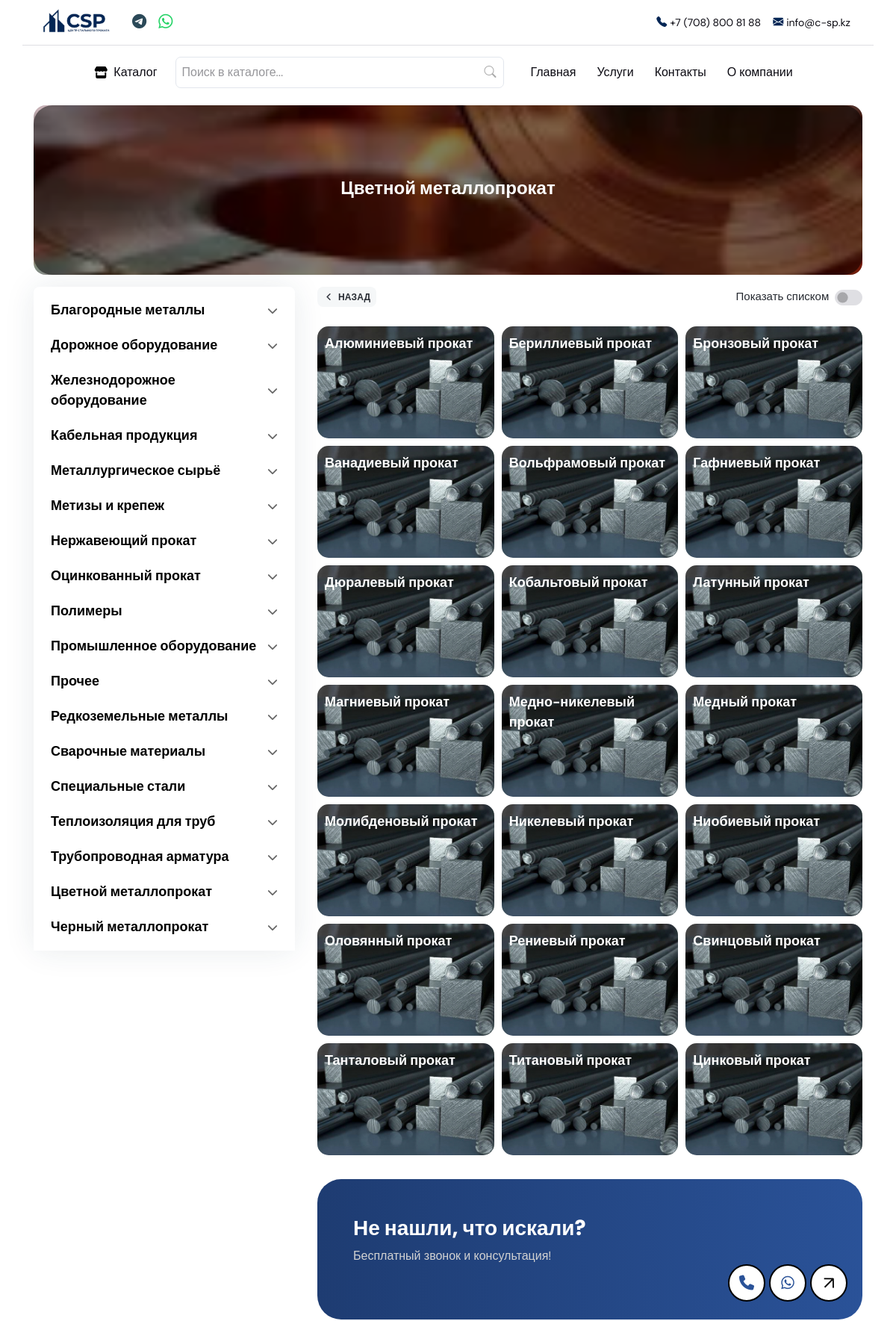
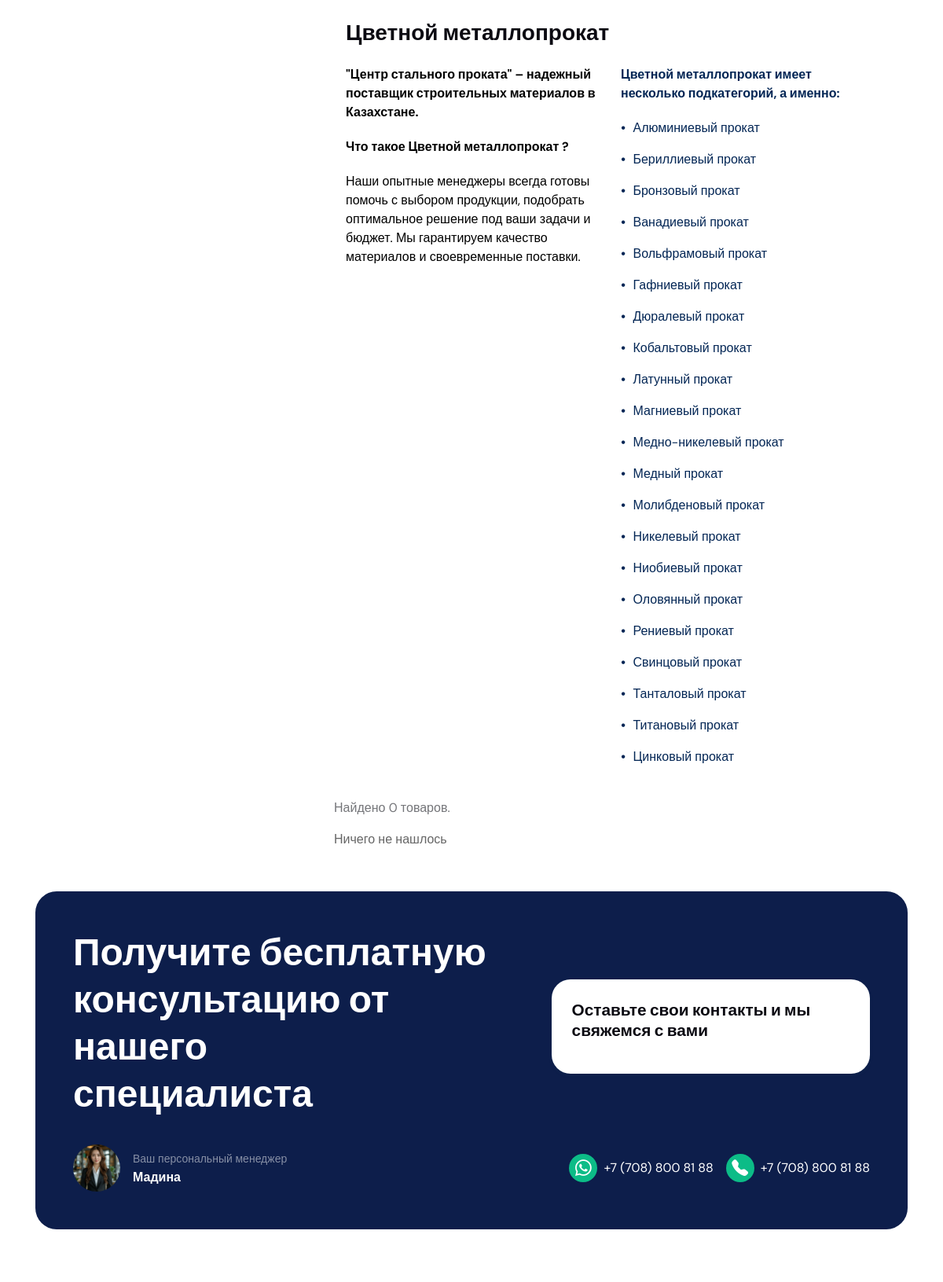
Screenshot of /category/cvetnoj-metalloprokat/ (upper part) with the database file from the repository (2 pictures, top to bottom).
### main/models.py (models this page shows, shortened)
class Category(models.Model):
    name = models.CharField(max_length=255, verbose_name="Название категории", db_index=True)
    image = models.ImageField(max_length=255, blank=True, null=True, verbose_name="Картинка категории")
    slug = models.SlugField(unique=True, verbose_name="Слаг", max_length=255)
    about = models.TextField(max_length=555, blank=True, null=True)
    price_list = models.FileField(blank=True, null=True)
    parent = models.ForeignKey(
        'self',
        on_delete=models.CASCADE,
        null=True,
        blank=True,
        related_name='children',
        verbose_name="Родительская категория"
    )
    class Meta:
        verbose_name = "Категория"
        verbose_name_plural = "Категории"
        ordering = ['name']
    def get_absolute_url(self):
        return reverse('website:category_detail', kwargs={'slug': self.slug})

### main/views.py (the view)
# urls.py: path('category/<slug:slug>/', CategoryDetailView.as_view(), name='category_detail'),
class CategoryDetailView(DetailView):
    model = Category
    template_name = 'category/category_detail.html'
    context_object_name = 'category'
    @method_decorator(cache_page(60 * 15))  # Кэшируем страницу на 15 минут
    def dispatch(self, *args, **kwargs):
        return super().dispatch(*args, **kwargs)
    def get_queryset(self):
        return Category.objects.prefetch_related(
            'children',
            'products'  # Используем prefetch_related для множественных связей
        ).select_related('parent').order_by('id')
    def get(self, request, *args, **kwargs):
        self.object = self.get_object()
        if not self.object.children.exists():
            return redirect('website:product_list', slug=self.object.slug)
        return super().get(request, *args, **kwargs)
    def get_context_data(self, **kwargs):
        context = super().get_context_data(**kwargs)
        category = self.object
        subcategories = category.children.all()
        all_categories = Category.objects.only('id', 'parent_id')
        children_map = defaultdict(list)
        for cat in all_categories:
            children_map[cat.parent_id].append(cat.id)
        category_ids = set()
        stack = [category.id]
        while stack:
            current_id = stack.pop()
            category_ids.add(current_id)
            stack.extend(children_map.get(current_id, []))
        cache_key = f'category_{category.id}_products'
        products = cache.get(cache_key)
        if not products:
            products = Product.objects.filter(category_id__in=category_ids).select_related('category').distinct()
            products = products.order_by('?')  # Сортируем случайным образом
            cache.set(cache_key, products, timeout=60 * 15)
        paginator = Paginator(products, 15)
        page_number = self.request.GET.get('page')
        page_obj = paginator.get_page(page_number)
        total_products = page_obj.paginator.count
        top_categories = Category.objects.filter(parent__isnull=True).only('id', 'name')
        context.update({
            'page_obj': page_obj,
            'categories': top_categories,
            'total_products': total_products,
            'subcategories': subcategories,
        })
        return context

### templates/category/category_detail.html (shortened to what this page needs)
{% extends 'base.html' %}
{% load static %}
{% block content %}
<section class="pt-0 pb-3 mt-2">
	<div class="container">
		<div class="rounded-3 p-3 p-sm-5 position-relative text-white"
     style="background-image: url('{% if category.image %}{{ category.image.url }}{% else %}{% static 'images/tech/banner4.jpg' %}{% endif %}');
            background-position: center center;
            background-repeat: no-repeat;
            background-size: cover;">
    <div class="position-absolute top-0 start-0 w-100 h-100"
         style="background-color: rgba(0, 0, 0, 0.5); border-radius: 25px;"></div>
    <div class="position-relative">
        <div class="row my-2 my-xl-5">
            <div class="col-md-8 mx-auto">
                <h1 class="text-center text-white">{{ category.name }}</h1>
            </div>
        </div>
    </div>
  </div>
	</div>
</section>
<section class="pt-0">
	<div class="container">
		<div class="row">
			<aside class="col-xl-4 col-xxl-3">
				<div class="offcanvas-xl offcanvas-end" tabindex="-1" id="offcanvasSidebar" aria-labelledby="offcanvasSidebarLabel">
					<div class="offcanvas-body flex-column p-3 p-xl-0">
						<form class="rounded-3 shadow">
							<div class="card card-body rounded-0 rounded-top p-2">
                                <ul class="category-list">
                                    {% for category in categories %}
                                        <li style="color: #262a31;" onclick="toggleSub(this)">
                                            <a style="color: black;" href="{{ category.get_absolute_url }}">{{ category.name }}</a>
                                            <i class="fa-solid fa-chevron-down"></i>
                                        </li>
                                    {% endfor %}
                                </ul>
							</div>
						</form>
					</div>
				</div>
			</aside>
			<div class="col-xl-8 col-xxl-9">
        <div class="container">
          <div class="row align-items-center mb-4">
            <div class="col-auto">
              <a class="link-back" href="{% if category.parent %}{{ category.parent.get_absolute_url }}{% else %}{% url 'website:category' %}{% endif %}">Назад</a>
            </div>
            <div class="col-auto ms-auto">
              <div class="d-flex align-items-center">
                <label class="form-check-label me-2" style="color: #262a31; font-size: 15px;" for="activitySwitch">Показать списком</label>
                <div class="form-check form-switch">
                  <input class="form-check-input" type="checkbox" id="activitySwitch">
                </div>
              </div>
            </div>
          </div>
        </div>
				<div class="vstack gap-4" id="view-toggle">
          <div class="grid" id="product-grid" style="display: grid;">
            {% if category.children.exists %}
              {% for subcategory in category.children.all %}
                <a href="{{ subcategory.get_absolute_url }}">
                  <div class="grid-item {% if forloop.first %}big{% endif %}" style="background-image: url('{% if subcategory.image %}{{ subcategory.image.url }}{% else %}{% static 'images/tech/chernyi.jpg' %}{% endif %}');">
                    <span>{{ subcategory.name }}</span>
                  </div>
                </a>
              {% endfor %}
            {% else %}
              <p>Нет продуктов в этой категории.</p>
            {% endif %}
          </div>
				</div>
        <div class="container-xl mt-3">
          <div class="row p-0">
            <div class="container my-3 p-0 mb-4">
                <div class="rounded-5 p-5 text-white position-relative" style="background: linear-gradient(90deg, #1E3C72, #2A5298);">
                  <h4 class="fw-bold text-white">Не нашли, что искали?</h4>
                  <p class="mb-4" style="color: #d2d2d2;">Бесплатный звонок и консультация!</p>
                  <div class="icon-group">
                    <a href="tel:+77088009874" class="icon-circle" title="Позвонить">
                      <i class="fas fa-phone"></i>
                    </a>
                    <a href="https://wa.me/77088009874" class="icon-circle" title="WhatsApp">
                      <i class="fab fa-whatsapp"></i>
                    </a>
                  </div>
                  <button data-bs-toggle="modal" data-bs-target="#LeadModal" class="circle-button">
                    <span class="arrow-up">↑</span>
                  </button>
                </div>
              </div>
              <div class="col-12 mb-3">
              <h4 class="about-company-bottom__title" style="color: #262a31;"><a href="{% url 'website:about' %}">{{ category.name }} </a></h4>
            </div>
            <div class="row">
              <div class="col-md-6 mb-2">
                <p class="fw-bold" style="color: black;">"Центр стального проката" – надежный поставщик строительных материалов в Казахстане.  </p>
                <p class="fw-bold" style="color: black;"> Что такое {{ category.name}} ?</p>
                <p style="color: black;">
                  {% if category.about %}
                      {{ category.about }}
                  {% else %}
                      Наши опытные менеджеры всегда готовы помочь с выбором продукции, подобрать оптимальное решение под ваши задачи и бюджет. Мы гарантируем качество материалов и своевременные поставки.
                  {% endif %}
              </p>
              </div>
              <div class="col-md-6">
                <ul class="list-unstyled">
                  {% if subcategories %}
                      <p style="color: #032655;">
                          <b>{{ category.name }} имеет несколько подкатегорий, а именно:</b>
                      </p>
                  {% endif %}
                  {% for subcategory in subcategories %}
                      <li style="color: #032655;" class="mb-3">
                          <span><b style="color: #032655; margin-right: 5px;">•</b></span>
                          {{ subcategory.name }}
                      </li>
                  {% empty %}
                      <li style="color: #032655;" class="mb-3">
                          <p><b>Не нашли подходящую подкатегорию?</b></p>
                          <p>Позвоните нам прямо сейчас — наши специалисты подберут нужный товар и проконсультируют вас!</p>
                          <p><b>☎️ Телефон: <a href="tel:+77770001122" style="color: #032655;">+7 (777) 000-11-22</a></b></p>
                      </li>
                  {% endfor %}
                </ul>
              </div>
            </div>
          </div>
        </div>
        <div class="product-control__found mb-3 mt-3">
          Найдено <span id="product-count">{{ total_products }}</span> товаров.
        </div>
      <div class="vstack" id="listing-table-target">
          {% for product in page_obj %}
          <div class="alert border mb-2 bg-white">
              <div class="product-info justify-content-between">
                  <div class="d-flex align-items-center">
                      <img class="product-logo"
                           src="{% if product.category.image %}{{ product.category.image.url }}{% else %}{% static 'images/tech/truba.webp' %}{% endif %}"
                           alt="product image">
                      <div class="product-name ms-2">
                          <p class="mb-0">
                              <a href="{{ product.get_absolute_url }}" class="text-dark">{{ product.name }}</a>
                          </p>
                      </div>
                  </div>
                  <button
                      class="btn btn-sm btn-light border text-dark"
                      data-bs-toggle="modal"
                      data-bs-target="#LeadModal"
                      data-product-name="{{ product.name }}"
                      data-product-url="{{ product.get_absolute_url }}"
                      data-product-photo="{% if product.category.image %}{{ product.category.image.url }}{% else %}{% static 'images/tech/truba.webp' %}{% endif %}">
                      Узнать цену
                  </button>
              </div>
          </div>
          {% empty %}
          <p>Ничего не нашлось</p>
          {% endfor %}
      </div>
      <nav class="d-flex justify-content-center mt-4" aria-label="navigation">
        <ul class="pagination pagination-primary-soft d-inline-block d-md-flex rounded mb-0">
        </ul>
    </nav>
			</div>
		</div>
    <section class="mb-3 pt-0">
      <div class="">
        <div class="p-4 p-md-5" style="background-color: #0d1e4b; border-radius: 27px;">
          <div class="row align-items-center">
            <div class="col-lg-7 text-white mb-4 mb-lg-0">
              <h2 class="fw-bold text-white">Получите бесплатную<br>консультацию от нашего<br>специалиста</h2>
            </div>
            <div class="col-lg-5">
              <div class="bg-white p-4 rounded-4 shadow-sm">
                <h5 class="mb-3">Оставьте свои контакты и мы свяжемся с вами</h5>
              </div>
            </div>
          </div>
          <div class="d-none d-md-flex flex-md-row justify-content-between align-items-center mt-4 gap-3">
            <div class="d-flex align-items-center">
              <img src="{% static 'images/madina.jpeg' %}" alt="Менеджер Наталья" class="rounded-circle me-3" width="60" height="60">
              <div>
                <small class="text-white-50">Ваш персональный менеджер</small><br>
                <strong class="text-white">Мадина</strong>
              </div>
            </div>
            <div class="d-flex flex-row gap-3 justify-content-end">
              <a href="https://wa.me/77088009874" class="text-white text-decoration-none d-flex align-items-center gap-2">
                <span class="d-inline-flex justify-content-center align-items-center rounded-circle bg-success" style="width: 36px; height: 36px;">
                  <i class="bi bi-whatsapp text-white fs-5"></i>
                </span>
                +7 (708) 800 81 88
              </a>
              <a href="tel:+77088009874" class="text-white text-decoration-none d-flex align-items-center gap-2">
                <span class="d-inline-flex justify-content-center align-items-center rounded-circle bg-success" style="width: 36px; height: 36px;">
                  <i class="bi bi-telephone-fill text-white fs-5"></i>
                </span>
                +7 (708) 800 81 88
              </a>
            </div>
          </div>
        </div>
      </div>
    </section>
	</div>
</section>
{% endblock %}

### templates/category/category_detail.html (style rules this page uses)
.category-list { list-style: none; padding: 0; margin: 0; }
.category-list li { font-size: 18px; font-weight: bold; padding: 10px 15px; cursor: pointer; display: flex; justify-content: space-between; align-items: center; }
.category-list li i { font-size: 14px; color: #666; }
.container { margin: auto; }
h1 { font-size: 24px; margin-bottom: 5px; }
p { color: #666; margin-bottom: 20px; }
.grid { display: grid; gap: 10px; grid-template-columns: repeat(auto-fit, minmax(150px, 1fr)); }
.grid-item { position: relative; border-radius: 15px; overflow: hidden; cursor: pointer; background-size: cover !important; background-position: center !important; height: 150px; align-items: flex-end; padding: 10px; color: white; font-size: 18px; font-weight: bold; }
.big { grid-column: span 2; height: 150px; }
.grid-item::before { content: ""; position: absolute; top: 0; left: 0; right: 0; bottom: 0; background: #f5f5f5; background: rgba(0, 0, 0, 0); }
.grid-item span { position: relative; z-index: 2; }
@media (min-width: 768px) { .grid { grid-template-columns: repeat(3, 1fr); } }
@media (min-width: 768px) { .big { grid-column: span 3; } }
.grid-item { background-size: cover; background-position: center; transition: transform 0.3s ease, box-shadow 0.3s ease; cursor: pointer; }
.grid a { display: block; text-decoration: none; color: inherit; }
.circle-button { width: 50px; height: 50px; border-radius: 50%; background-color: white; display: flex; justify-content: center; align-items: center; border: 2px solid black; position: absolute; right: 20px; top: 74%; transform: translateY(-50%); cursor: pointer; }
.arrow-up { font-size: 24px; color: black; transform: rotate(45deg); }
.icon-group { position: absolute; right: 75px; top: 74%; transform: translateY(-50%); display: flex; gap: 5px; }
.icon-circle { width: 50px; height: 50px; border-radius: 50%; background-color: white; display: flex; justify-content: center; align-items: center; border: 2px solid black; cursor: pointer; transition: 0.3s; }
.icon-circle i { font-size: 20px; color: #2A5298; }

### rows the page displays
Category: image (picture), name "Цветной металлопрокат"
Category: name "Благородные металлы"
Category: name "Дорожное оборудование"
Category: name "Железнодорожное оборудование"
Category: name "Кабельная продукция"
Category: name "Металлургическое сырьё"
Category: name "Метизы и крепеж"
Category: name "Нержавеющий прокат"
Category: name "Оцинкованный прокат"
Category: name "Полимеры"
Category: name "Промышленное оборудование"
Category: name "Прочее"
Category: name "Редкоземельные металлы"
Category: name "Сварочные материалы"
Category: name "Специальные стали"
Category: name "Теплоизоляция для труб"
Category: name "Трубопроводная арматура"
Category: name "Черный металлопрокат"
Category: name "Алюминиевый прокат"
Category: name "Бериллиевый прокат"
Category: name "Бронзовый прокат"
Category: name "Ванадиевый прокат"
Category: name "Вольфрамовый прокат"
Category: name "Гафниевый прокат"
Category: name "Дюралевый прокат"
Category: name "Кобальтовый прокат"
Category: name "Латунный прокат"
Category: name "Магниевый прокат"
Category: name "Медно-никелевый прокат"
Category: name "Медный прокат"
Category: name "Молибденовый прокат"
Category: name "Никелевый прокат"
Category: name "Ниобиевый прокат"
Category: name "Оловянный прокат"
Category: name "Рениевый прокат"
Category: name "Свинцовый прокат"
Category: name "Танталовый прокат"
Category: name "Титановый прокат"
Category: name "Цинковый прокат"

### other values shown
{{ total_products }} "0"
